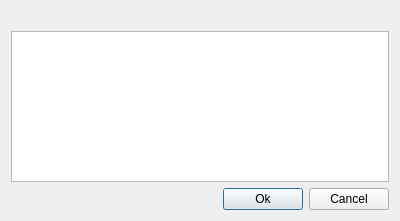
<?xml version="1.0" encoding="UTF-8"?>
<ui version="4.0">
 <class>BrowserEntrySaveDialog</class>
 <widget class="QDialog" name="BrowserEntrySaveDialog">
  <property name="geometry">
   <rect>
    <x>0</x>
    <y>0</y>
    <width>400</width>
    <height>221</height>
   </rect>
  </property>
  <property name="windowTitle">
   <string>KeePassXC-Browser Save Entry</string>
  </property>
  <layout class="QVBoxLayout" name="verticalLayout">
   <item>
    <widget class="QLabel" name="label">
     <property name="text">
      <string/>
     </property>
    </widget>
   </item>
   <item>
    <widget class="QListWidget" name="itemsList"/>
   </item>
   <item>
    <layout class="QHBoxLayout" name="horizontalLayout">
     <item>
      <spacer name="horizontalSpacer">
       <property name="orientation">
        <enum>Qt::Horizontal</enum>
       </property>
       <property name="sizeHint" stdset="0">
        <size>
         <width>40</width>
         <height>20</height>
        </size>
       </property>
      </spacer>
     </item>
     <item>
      <widget class="QPushButton" name="okButton">
       <property name="text">
        <string>Ok</string>
       </property>
      </widget>
     </item>
     <item>
      <widget class="QPushButton" name="cancelButton">
       <property name="text">
        <string>Cancel</string>
       </property>
      </widget>
     </item>
    </layout>
   </item>
  </layout>
 </widget>
 <resources/>
 <connections/>
</ui>
